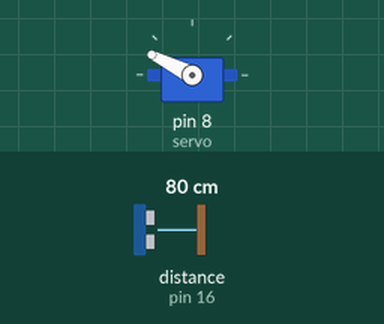
A program run on a simulated Raspberry Pi (header pin numbers). Shown: servo. Inputs (shaded band) come from the test bench; at power-on: distance to the obstacle (sensor on pin 16) 80 cm. The echo pulse lasts 58.3 µs per cm; files the program writes start out absent; servo angles are drawn from the pulse width (0.5 ms = 0°, 2.5 ms = 180°); the clock reads 2024-03-15 10:24:30 at power-on unless the program sets it.

Above: at 1.2 s.
1.3 s: distance to the obstacle (sensor on pin 16) set to 16 cm
2.8 s: distance to the obstacle (sensor on pin 16) set to 13 cm
At 4.0 s:
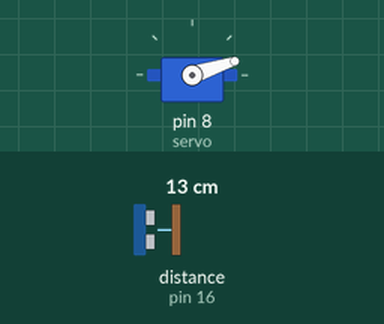
4.3 s: distance to the obstacle (sensor on pin 16) set to 18 cm
At 5.6 s:
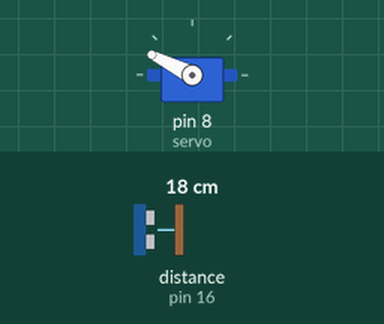
5.9 s: distance to the obstacle (sensor on pin 16) set to 2 cm
At 7.5 s:
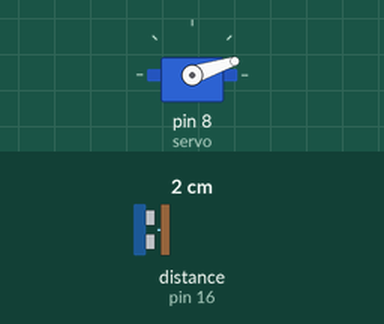
Timing chart, 0 to 8.5 s (numbered marks = the images above; inputs shaded):
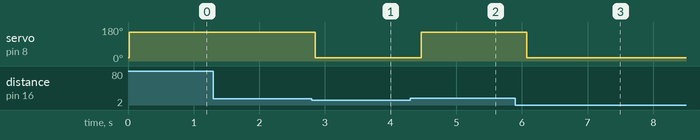

Measured:
- the behaviour switches between 15 and 14 cm on distance to the obstacle (sensor on pin 16) (found by bisection; images 0 and 1)
- after the input at 1.3 s, every drawn part: stays the same
- after the input at 2.8 s, servo on pin 8 (servo): 153° → 18° after 0.05 s
- after the input at 4.3 s, servo on pin 8 (servo): 18° → 153° after 0.16 s
- after the input at 5.9 s, servo on pin 8 (servo): 153° → 18° after 0.18 s

The program:

ejemplo5.py
```python
# EJEMPLO 5. Respuesta simple del servomotor ante un estimulo

import RPi.GPIO as GPIO    #Importamos la libreria RPi.GPIO
import time                #Importamos time para poder usar time.sleep
import math
import random
import logging
logging.basicConfig(level=logging.DEBUG, filename="/home/pi/Documents/Taller.20180620/logfile", filemode="a+",format="NOMBRE - %(message)s")
logging.info("hello")

############################
servo = 8
###########################

GPIO.setmode(GPIO.BOARD)   #Ponemos la Raspberry en modo BOARD
GPIO.setwarnings(False)
# trig (cable amarillo en el prototipo)
GPIO.setup(16, GPIO.IN)
# echo (cable verde en el prototipo)
GPIO.setup(18, GPIO.OUT)
GPIO.setup(servo,GPIO.OUT)    #Ponemos el pin del servo como salida
p = GPIO.PWM(servo,50)        #Ponemos el pin del servo en modo PWM y enviamos 50 pulsos por segundo
t=0
inicial=3.5
final=11
p.start(inicial)
try:
	while True:      #iniciamos un loop infinito
		start = 0
		end = 0
		#print('1')
		# Configura el sensor
		GPIO.output(18, False)
		#time.sleep(2) # 2 segundos para hacer el programa usable
		#print('2')
		# Empezamos a medir
		GPIO.output(18, True)
		time.sleep(0.00001) #10 microsegundos
		GPIO.output(18, False)

		# Flanco de 0 a 1 = inicio
		while GPIO.input(16) == GPIO.LOW:
		    start = time.time()
		#print('3')
		# Flanco de 1 a 0 = fin
		while GPIO.input(16) == GPIO.HIGH:
		    end = time.time()
		#print('4')
		# el tiempo que devuelve time() estÃ¡ en segundos
		distancia = (end-start) * 343 / 2
		#print ("Distancia al objeto =", str(distancia))
#####################################################################################################

		if distancia < 0.15:
			posiciones=[inicial]
		else:
			posiciones=[final]
		ciclo=0.2
#####################################################################################################

		# estas lineas son para asegurarme de que no os salís del rango (NO TOCAR)
		maximo=max(posiciones)
		minimo=min(posiciones)
		if maximo != minimo:
			posiciones=[(float(i)-minimo)/(maximo-minimo)*(final-inicial)+inicial for i in posiciones]


		for i in posiciones:
			p.ChangeDutyCycle(i)
			time.sleep(ciclo/len(posiciones))

			 # Para indicar en el log lo que estamos haciendo
			s = "SERVO "+str(servo)+" posición: "+ str(math.floor(i*10)/10)
			logging.info(s)

except KeyboardInterrupt:             # Si el usuario pulsa CONTROL+C entonces...
	p.stop()                      # Detenemos el servo
	GPIO.cleanup()                # Limpiamos los pines GPIO de la Raspberry y cerramos el script
```
